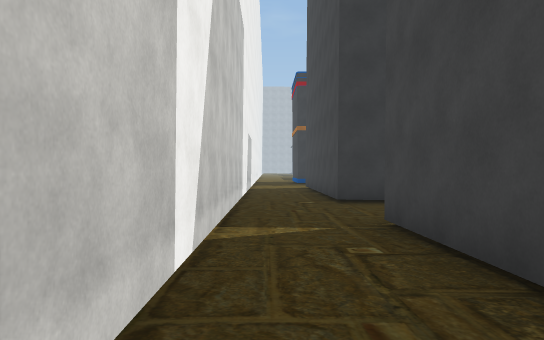
[1] (above)

24 first-person views from a walk through a scene from a Unity 3-D project. The camera is 1.3 m above the floor, looks level and sees 70° across. The floor is counted in squares, 2 m on a side. Each view is taken from the middle of a square. On the plan, view 1 faces up. The plan holds only what a view shows up to about 11 squares ahead; the rest is blank. The place goes on beyond the plan. Some animated figures are not drawn. Some surface patterns are stand-ins.

[2]
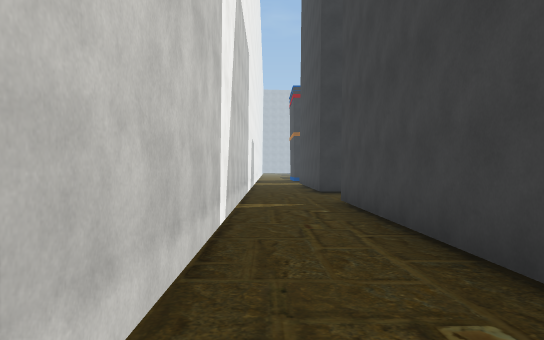

[3]
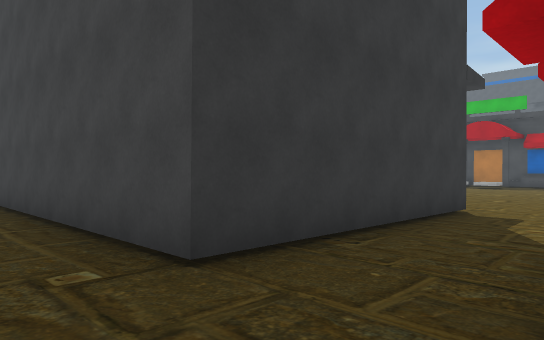

[4]
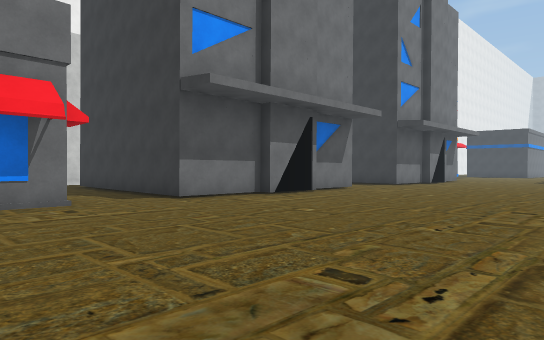

[5]
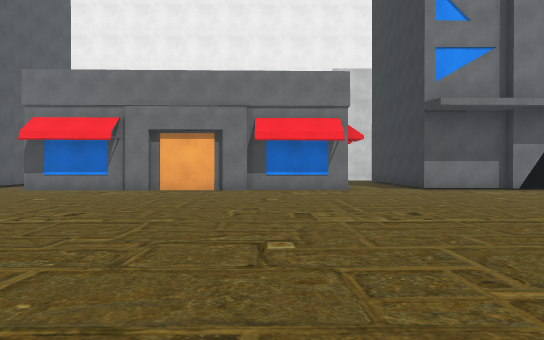

[6]
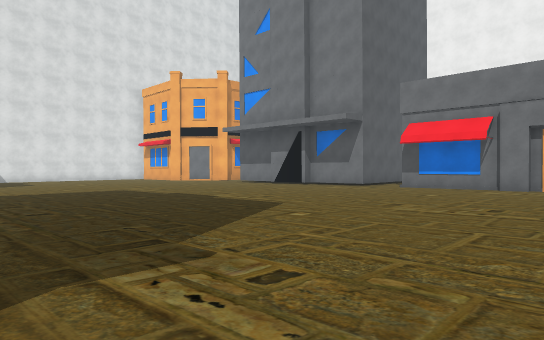

[7]
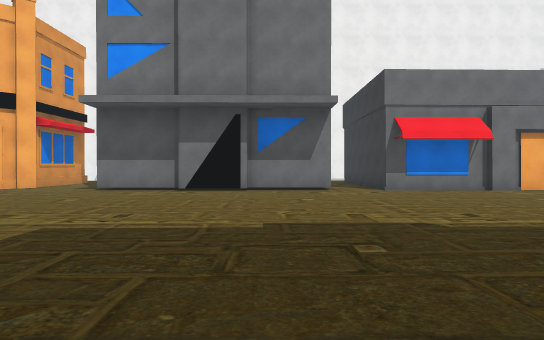

[8]
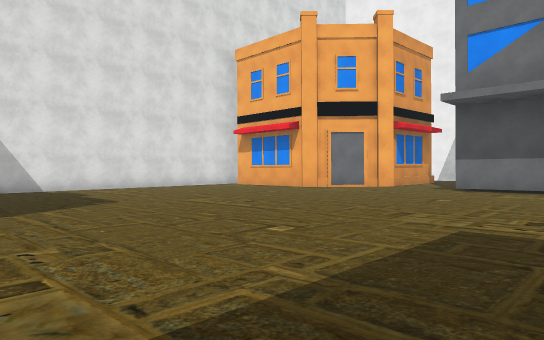

[9]
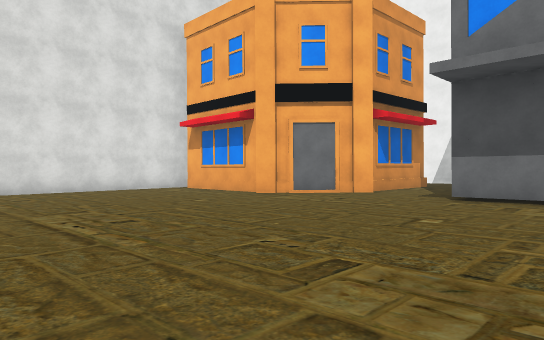

[10]
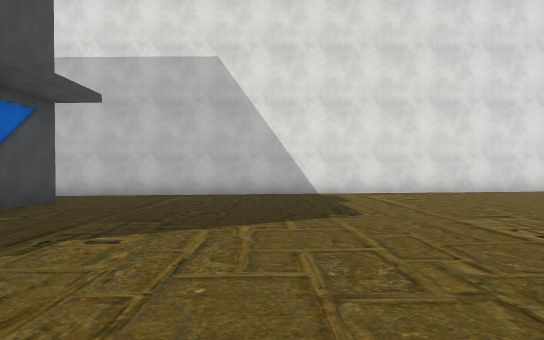

[11]
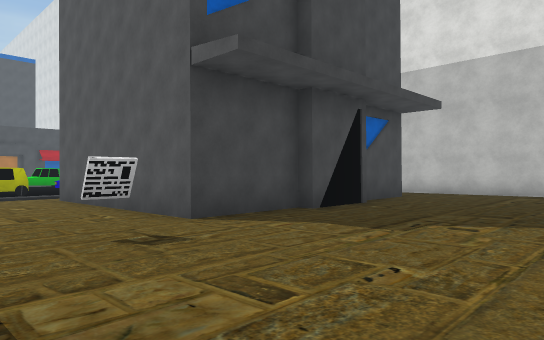

[12]
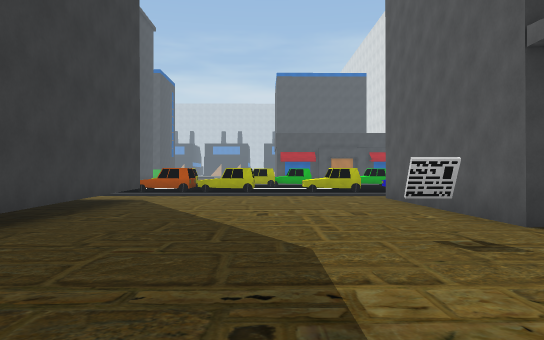

[13]
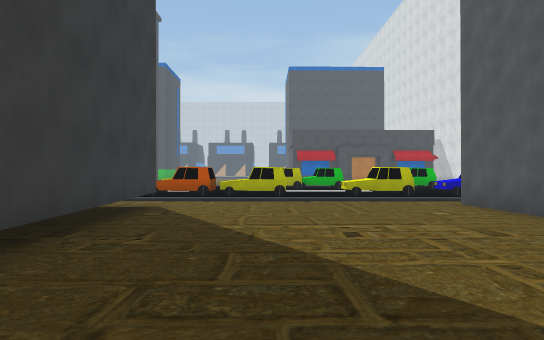

[14]
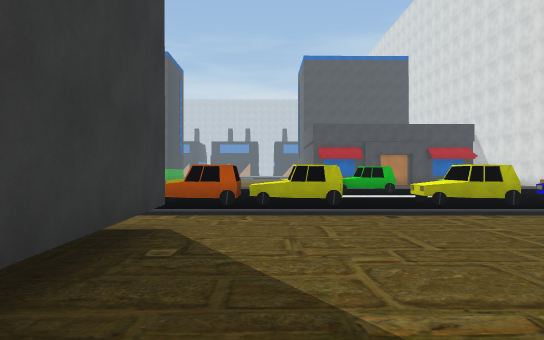

[15]
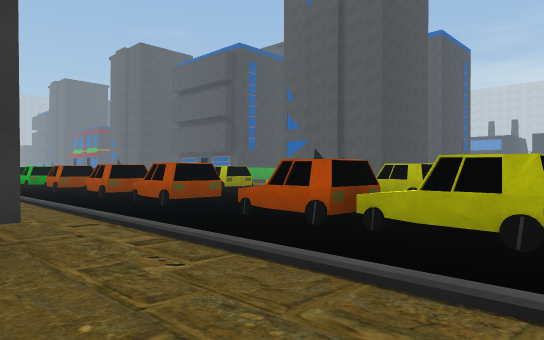

[16]
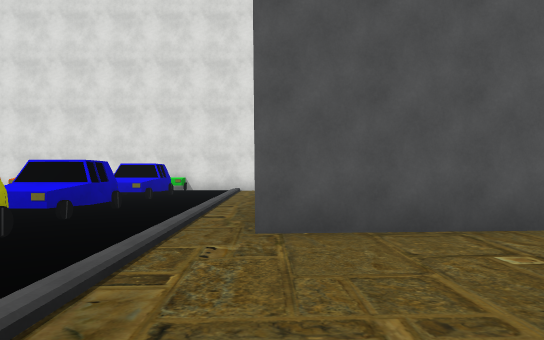

[17]
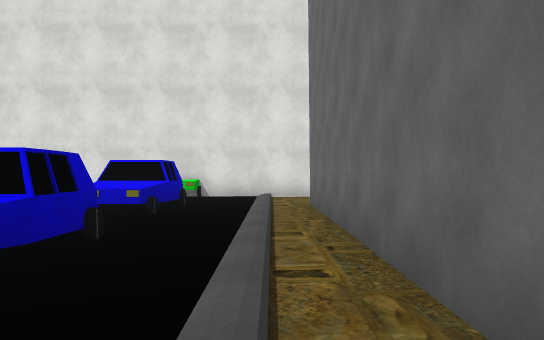

[18]
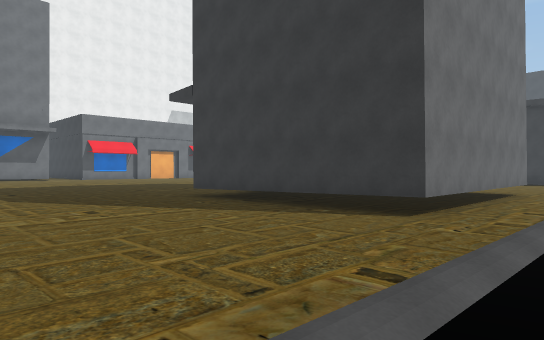

[19]
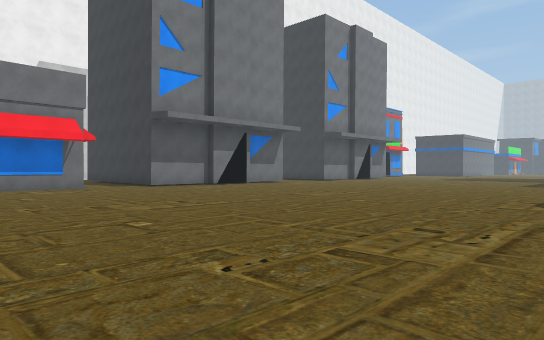

[20]
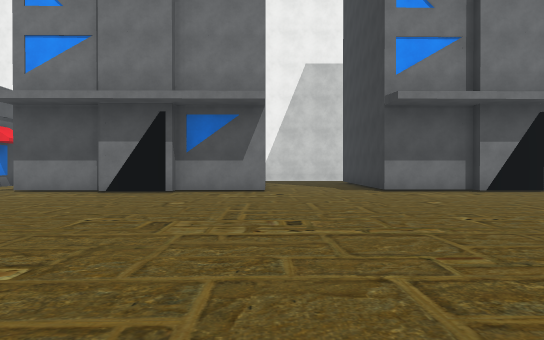

[21]
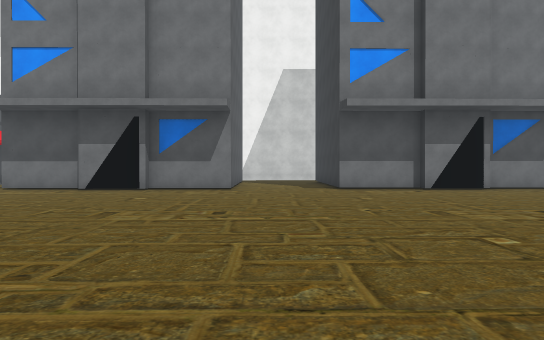

[22]
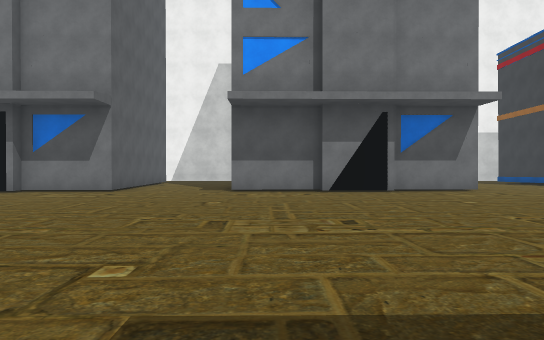

[23]
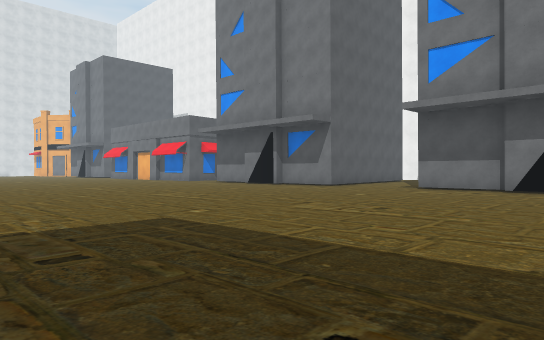

[24]
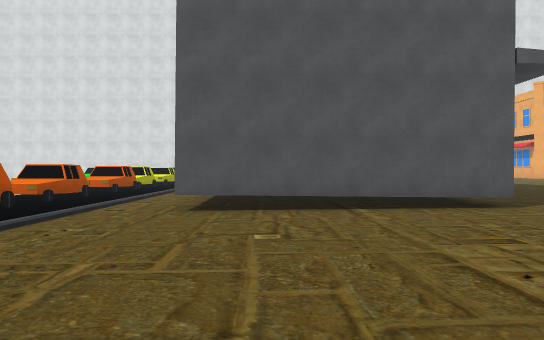

### Floor plan
Key: @ floor where view 1 was taken; # wall or solid block; . main floor; : floor 0.25 m higher than the main floor; - floor 0.25 m lower than the main floor; / step, stairs or slope; ^ raised ledge; O other object.
Columns run from 1 left of view 1 to 29 right of it. Each row starts with its distance up from view 1.
 13        #::....  .. .
 12        ##:.........
 11 #::#   ##...........
 10 #::#   #:...........
  9 #::#   ##..........
  8 #::#   ##..........
  7 #:::   ::..........
  6 #:::   ::...........
  5 #::    ::..........
  4 #::#   ##..........
  3 #::#    #..........
  2 #::#    #..........
  1 #::#    #..........
  0 #@:#    #...........
 -1 #::######...........
 -2 #::::::::...........     -
 -3  ::::::::...........    --
 -4  :      #...........   .----
 -5         #............  .----
 -6         #............ ..----/--
 -7         #...............----/-O
 -8         #...............----/-O
 -9         #............######-/-O
-10         #............     #-/-O
-11         #...........      #-/-O
-12         #...........      #-/--
-13         #............     #-/--
-14         :............######-/-O
-15         #...............----/-O
-16         #...............----/-O
-17         #...............----/-O
-18         #..............-----/--
-19         #..............-----/-O
-20         #............O.-----/-O
-21         #.............######/-O
-22      :::..............#    #/-O
-23      :::..............#    #/-O
-24       ###.............#    #/--
-25         ^#............#    #/--
-26          #............#    #/-O
-27          #............#    #/-O
-28            ............    -/--
-29           .............    -/-O
-30          ###############   ###O

Positions as (right, up) in squares from view 1, and headings:
1: (0, 0), facing up
2: (0, -3), facing up
3: (0, -4), facing up-right
4: (14, -6), facing up-left
5: (18, -6), facing left
6: (19, -7), facing down-left
7: (18, -16), facing left
8: (18, -17), facing down-left
9: (15, -18), facing down-left
10: (16, -19), facing down
11: (16, -18), facing down-right
12: (16, -18), facing right
13: (18, -17), facing right
14: (21, -16), facing right
15: (25, -18), facing up-right
16: (26, -17), facing down
17: (27, -20), facing down
18: (28, -20), facing up-left
19: (19, -8), facing up-left
20: (17, 5), facing left
21: (18, 6), facing left
22: (17, 9), facing left
23: (18, 13), facing down-left
24: (24, -2), facing down
